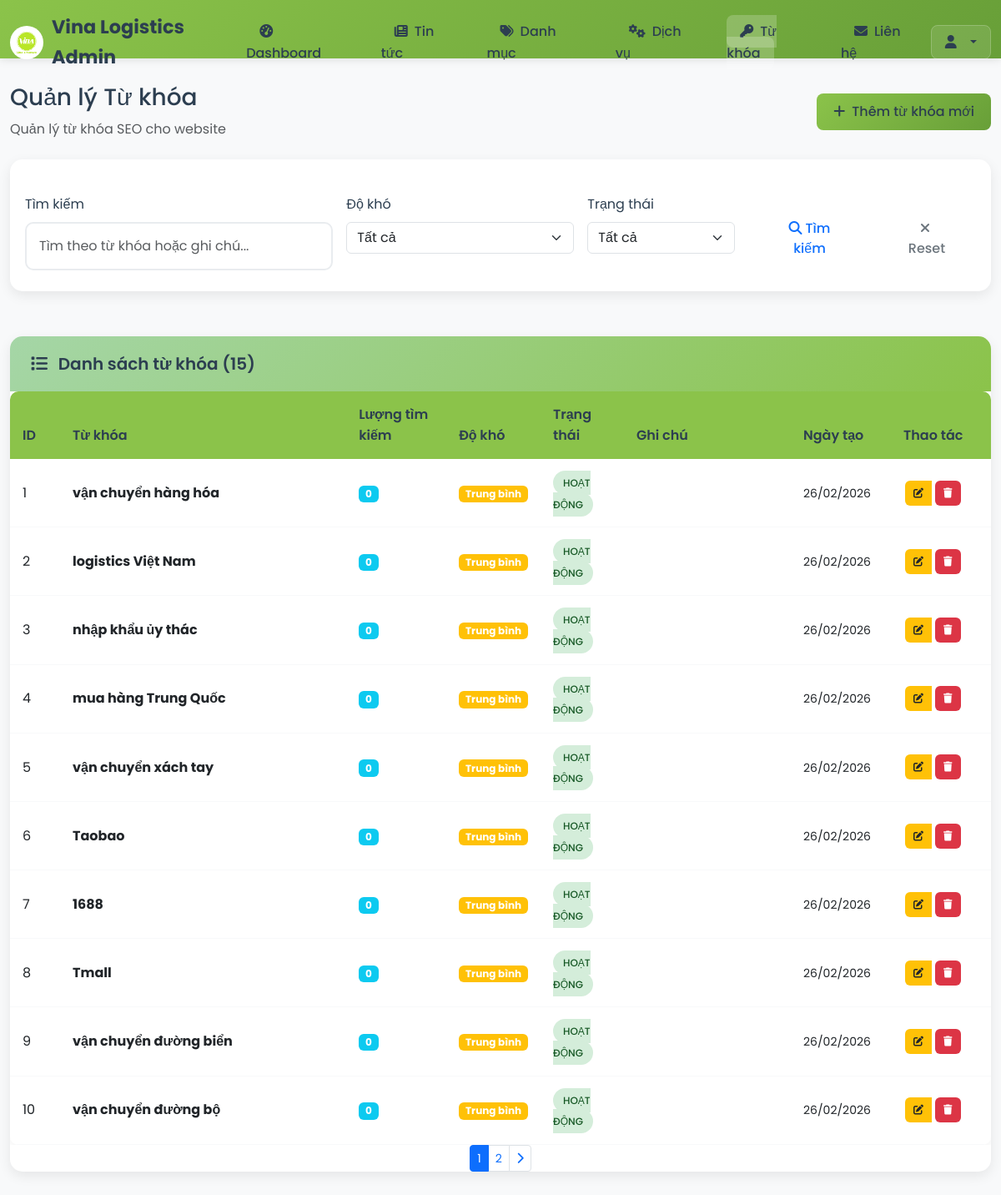
The app's page /admin/keywords.php (signed in) with its own data.
### tables this page shows
CREATE TABLE keywords (
  id int(11) NOT NULL AUTO_INCREMENT,
  keyword varchar(255) NOT NULL,
  category enum('general','news','services','seo') DEFAULT 'general',
  priority int(11) DEFAULT 1,
  status enum('active','inactive') DEFAULT 'active',
  created_at timestamp NOT NULL DEFAULT CURRENT_TIMESTAMP,
  PRIMARY KEY (id),
  INDEX idx_category (category),
  INDEX idx_status (status),
  INDEX idx_priority (priority)
);

### admin/keywords.php (the view, shortened to what this page needs)
<?php
require_once 'config.php';
try {
    $existing = [];
    $colsStmt = $pdo->query("SHOW COLUMNS FROM keywords");
    foreach ($colsStmt->fetchAll(PDO::FETCH_ASSOC) as $col) {
        $existing[strtolower($col['Field'])] = true;
    }
    if (!isset($existing['search_volume'])) {
        $pdo->exec("ALTER TABLE keywords ADD COLUMN search_volume int(11) DEFAULT 0 AFTER keyword");
    }
    if (!isset($existing['difficulty'])) {
        $pdo->exec("ALTER TABLE keywords ADD COLUMN difficulty enum('easy','medium','hard') DEFAULT 'medium' AFTER search_volume");
    }
    if (!isset($existing['notes'])) {
        $pdo->exec("ALTER TABLE keywords ADD COLUMN notes text AFTER status");
    }
    if (!isset($existing['updated_at'])) {
        $pdo->exec("ALTER TABLE keywords ADD COLUMN updated_at timestamp NOT NULL DEFAULT CURRENT_TIMESTAMP ON UPDATE CURRENT_TIMESTAMP");
    }
} catch (Throwable $___e) {
}
$page = max(1, intval($_GET['page'] ?? 1));
$limit = ITEMS_PER_PAGE;
$offset = ($page - 1) * $limit;
$search = $_GET['search'] ?? '';
$difficulty_filter = $_GET['difficulty'] ?? '';
$status_filter = $_GET['status'] ?? '';
$where_conditions = [];
$params = [];
$where_clause = !empty($where_conditions) ? 'WHERE ' . implode(' AND ', $where_conditions) : '';
$count_sql = "SELECT COUNT(*) FROM keywords $where_clause";
$stmt = $pdo->prepare($count_sql);
$stmt->execute($params);
$total_items = $stmt->fetchColumn();
$total_pages = ceil($total_items / $limit);
$sql = "SELECT * FROM keywords $where_clause ORDER BY created_at DESC LIMIT " . intval($limit) . " OFFSET " . intval($offset);
$stmt = $pdo->prepare($sql);
$stmt->execute($params);
$keywords = $stmt->fetchAll(PDO::FETCH_ASSOC);
include 'includes/header.php';
?>
<div class="row mb-4">
    <div class="col-12">
        <div class="d-flex justify-content-between align-items-center">
            <div>
                <h1 class="h3 mb-2">Quản lý Từ khóa</h1>
                <p class="text-muted mb-0">Quản lý từ khóa SEO cho website</p>
            </div>
            <div>
                <button type="button" class="btn btn-admin-primary" data-bs-toggle="modal" data-bs-target="#keywordModal">
                    <i class="fas fa-plus me-2"></i>Thêm từ khóa mới
                </button>
            </div>
        </div>
    </div>
</div>
<div class="row mb-4">
    <div class="col-12">
        <div class="admin-card">
            <div class="card-body">
                <form method="GET" class="row g-3">
                    <div class="col-md-4">
                        <label class="form-label">Tìm kiếm</label>
                        <input type="text" class="form-control" name="search" value="<?php echo htmlspecialchars($search); ?>" placeholder="Tìm theo từ khóa hoặc ghi chú...">
                    </div>
                    <div class="col-md-3">
                        <label class="form-label">Độ khó</label>
                        <select class="form-select" name="difficulty">
                            <option value="">Tất cả</option>
                        </select>
                    </div>
                    <div class="col-md-2">
                        <label class="form-label">Trạng thái</label>
                        <select class="form-select" name="status">
                            <option value="">Tất cả</option>
                        </select>
                    </div>
                    <div class="col-md-3 d-flex align-items-end gap-2">
                        <button type="submit" class="btn btn-outline-primary">
                            <i class="fas fa-search me-1"></i>Tìm kiếm
                        </button>
                        <a href="keywords.php" class="btn btn-outline-secondary">
                            <i class="fas fa-times me-1"></i>Reset
                        </a>
                    </div>
                </form>
            </div>
        </div>
    </div>
</div>
<div class="row">
    <div class="col-12">
        <div class="admin-card">
            <div class="card-header">
                <h5 class="mb-0">
                    <i class="fas fa-list me-2"></i>
                    Danh sách từ khóa (<?php echo number_format($total_items); ?>)
                </h5>
            </div>
            <div class="card-body p-0">
                <?php if (!empty($keywords)): ?>
                    <div class="table-responsive">
                        <table class="table table-admin mb-0">
                            <thead>
                                <tr>
                                    <th width="60">ID</th>
                                    <th>Từ khóa</th>
                                    <th width="120">Lượng tìm kiếm</th>
                                    <th width="100">Độ khó</th>
                                    <th width="100">Trạng thái</th>
                                    <th width="200">Ghi chú</th>
                                    <th width="120">Ngày tạo</th>
                                    <th width="120">Thao tác</th>
                                </tr>
                            </thead>
                            <tbody>
                                <?php foreach ($keywords as $keyword): ?>
                                    <tr>
                                        <td><?php echo $keyword['id']; ?></td>
                                        <td>
                                            <strong><?php echo htmlspecialchars($keyword['keyword']); ?></strong>
                                        </td>
                                        <td>
                                            <span class="badge bg-info">
                                                <?php echo number_format($keyword['search_volume'] ?? 0); ?>
                                            </span>
                                        </td>
                                        <td>
                                            <?php
                                            $difficulty_colors = [
                                                'easy' => 'success',
                                                'medium' => 'warning',
                                                'hard' => 'danger'
                                            ];
                                            $difficulty_labels = [
                                                'easy' => 'Dễ',
                                                'medium' => 'Trung bình',
                                                'hard' => 'Khó'
                                            ];
                                            $difficulty = $keyword['difficulty'] ?? 'medium';
                                            ?>
                                            <span class="badge bg-<?php echo $difficulty_colors[$difficulty]; ?>">
                                                <?php echo $difficulty_labels[$difficulty]; ?>
                                            </span>
                                        </td>
                                        <td>
                                            <?php $status = $keyword['status'] ?? 'active'; ?>
                                            <span class="status-badge status-<?php echo $status; ?>">
                                                <?php echo $status === 'active' ? 'Hoạt động' : 'Không hoạt động'; ?>
                                            </span>
                                        </td>
                                        <td>
                                        </td>
                                        <td>
                                            <small><?php echo date('d/m/Y', strtotime($keyword['created_at'])); ?></small>
                                        </td>
                                        <td>
                                            <div class="btn-group btn-group-sm">
                                                <button type="button" class="btn btn-action btn-action-edit"
                                                        onclick="editKeyword(<?php echo htmlspecialchars(json_encode($keyword)); ?>)" title="Sửa">
                                                    <i class="fas fa-edit"></i>
                                                </button>
                                                <form method="POST" class="d-inline" onsubmit="return confirm('Bạn có chắc muốn xóa từ khóa này?')">
                                                    <button type="submit" class="btn btn-action btn-action-delete" title="Xóa">
                                                        <i class="fas fa-trash"></i>
                                                    </button>
                                                </form>
                                            </div>
                                        </td>
                                    </tr>
                                <?php endforeach; ?>
                            </tbody>
                        </table>
                    </div>
                    <?php if ($total_pages > 1): ?>
                        <div class="card-footer">
                            <nav aria-label="Phân trang">
                                <ul class="pagination pagination-sm mb-0 justify-content-center">
                                    <?php for ($i = max(1, $page - 2); $i <= min($total_pages, $page + 2); $i++): ?>
                                        <li class="page-item <?php echo ($i == $page) ? 'active' : ''; ?>">
                                            <a class="page-link" href="?page=<?php echo $i; ?>&search=<?php echo urlencode($search); ?>&difficulty=<?php echo urlencode($difficulty_filter); ?>&status=<?php echo urlencode($status_filter); ?>">
                                                <?php echo $i; ?>
                                            </a>
                                        </li>
                                    <?php endfor; ?>
                                    <?php if ($page < $total_pages): ?>
                                        <li class="page-item">
                                            <a class="page-link" href="?page=<?php echo ($page + 1); ?>&search=<?php echo urlencode($search); ?>&difficulty=<?php echo urlencode($difficulty_filter); ?>&status=<?php echo urlencode($status_filter); ?>">
                                                <i class="fas fa-chevron-right"></i>
                                            </a>
                                        </li>
                                    <?php endif; ?>
                                </ul>
                            </nav>
                        </div>
                    <?php endif; ?>
                <?php endif; ?>
            </div>
        </div>
    </div>
</div>
<?php include 'includes/footer.php'; ?>

### records on screen
keywords: id "1", keyword "vận chuyển hàng hóa", search_volume "0", difficulty "Trung bình", status "HOẠT ĐỘNG", created_at "26/02/2026"
keywords: id "2", keyword "logistics Việt Nam", search_volume "0", difficulty "Trung bình", status "HOẠT ĐỘNG", created_at "26/02/2026"
keywords: id "3", keyword "nhập khẩu ủy thác", search_volume "0", difficulty "Trung bình", status "HOẠT ĐỘNG", created_at "26/02/2026"
keywords: id "4", keyword "mua hàng Trung Quốc", search_volume "0", difficulty "Trung bình", status "HOẠT ĐỘNG", created_at "26/02/2026"
keywords: id "5", keyword "vận chuyển xách tay", search_volume "0", difficulty "Trung bình", status "HOẠT ĐỘNG", created_at "26/02/2026"
keywords: id "6", keyword "Taobao", search_volume "0", difficulty "Trung bình", status "HOẠT ĐỘNG", created_at "26/02/2026"
keywords: id "7", keyword "1688", search_volume "0", difficulty "Trung bình", status "HOẠT ĐỘNG", created_at "26/02/2026"
keywords: id "8", keyword "Tmall", search_volume "0", difficulty "Trung bình", status "HOẠT ĐỘNG", created_at "26/02/2026"
keywords: id "9", keyword "vận chuyển đường biển", search_volume "0", difficulty "Trung bình", status "HOẠT ĐỘNG", created_at "26/02/2026"
keywords: id "10", keyword "vận chuyển đường bộ", search_volume "0", difficulty "Trung bình", status "HOẠT ĐỘNG", created_at "26/02/2026"

### other values on screen
$total_items "15"
